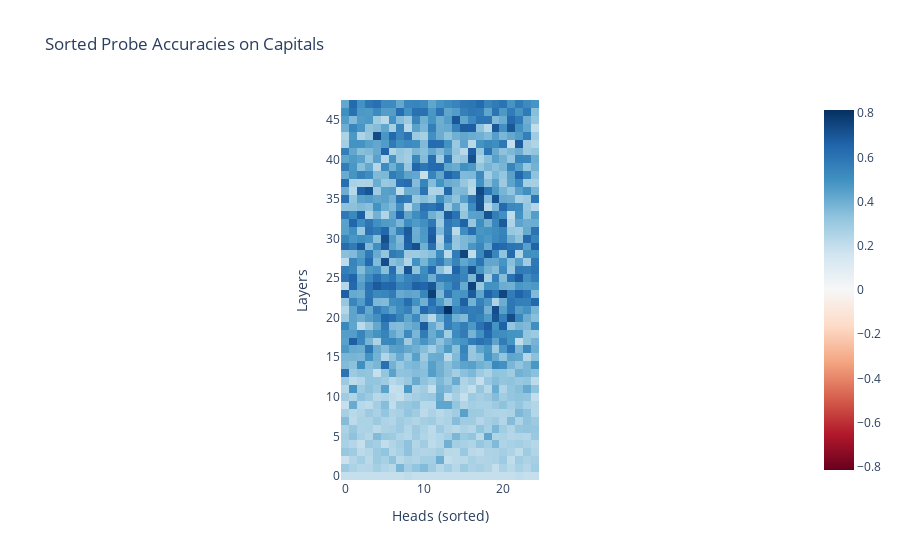

Notebook code for this chart:
### Code cell
# a = -np.sort(-all_head_accs_np.reshape(nin_d.model.cfg.n_layers, nin_d.model.cfg.n_heads), axis = 1)
#layer 21, head 13
px.imshow(np.array(total_accs).reshape(nin_d.model.cfg.n_layers, nin_d.model.cfg.n_heads), labels = {"x" : "Heads (sorted)", "y": "Layers"},title = "Sorted Probe Accuracies on Capitals", color_continuous_midpoint = 0, color_continuous_scale="RdBu", origin = "lower")

### Figure 1 — Plotly figure (JSON) as saved in the notebook; plotly's stock layout.template omitted (floating-point values rounded to 4 significant figures; data arrays with more than 128 entries replaced by an {"elided": "..."} marker saying what was removed)
{"data": [{"coloraxis": "coloraxis", "hovertemplate": "Heads (sorted): %{x}<br>Layers: %{y}<br>color: %{z}<extra></extra>", "name": "0", "type": "heatmap", "xaxis": "x", "yaxis": "y", "z": {"elided": "48x25 float values"}}], "layout": {"coloraxis": {"cmid": 0, "colorscale": [[0, "rgb(103,0,31)"], [0.1, "rgb(178,24,43)"], [0.2, "rgb(214,96,77)"], [0.3, "rgb(244,165,130)"], [0.4, "rgb(253,219,199)"], [0.5, "rgb(247,247,247)"], [0.6, "rgb(209,229,240)"], [0.7, "rgb(146,197,222)"], [0.8, "rgb(67,147,195)"], [0.9, "rgb(33,102,172)"], [1, "rgb(5,48,97)"]]}, "title": {"text": "Sorted Probe Accuracies on Capitals"}, "xaxis": {"anchor": "y", "constrain": "domain", "domain": [0, 1], "scaleanchor": "y", "title": {"text": "Heads (sorted)"}}, "yaxis": {"anchor": "x", "autorange": true, "constrain": "domain", "domain": [0, 1], "title": {"text": "Layers"}}}}
